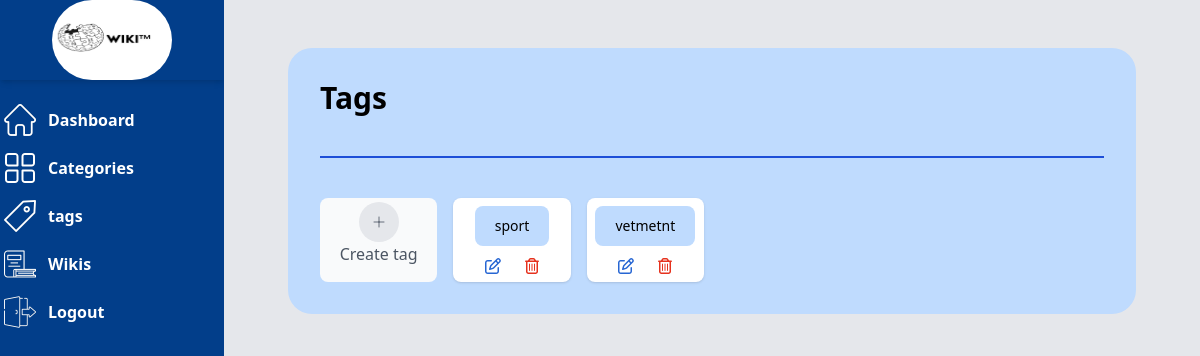
The app's page /app/view/admin/tags.php (signed in), older data.
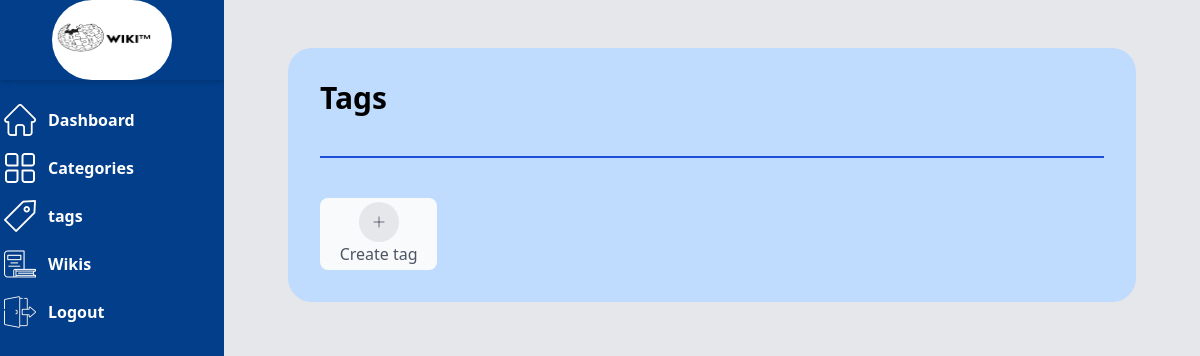
The same page, newer data.
### tables this page shows
CREATE TABLE `tags` (
  `tagID` int(11) NOT NULL,
  `nomTag` varchar(255) NOT NULL
);

### app/config/database.php (called while the page is built, shortened)
<?php
class Database {
    private static $db;
    private $Conn;
    private function __construct() {
        try {
            $this->Conn = new PDO("mysql:host=" . DB_HOST . ";dbname=" . DB_NAME, DB_USER, DB_PASS);
            $this->Conn->setAttribute(PDO::ATTR_ERRMODE, PDO::ERRMODE_EXCEPTION);
        } catch (PDOException $e) {
            exit();
        }
    }
    public static function getDb() {
        if (!self::$db) {
            self::$db = new Database();
        }
        return self::$db;
    }
    public function getConn() {
        return $this->Conn;
    }
}
?>

### app/controller/tagController.php (called while the page is built, shortened)
<?php
require_once(__DIR__ . '/../model/tagModel.php');
class tagController
{
    public function DisplayTags()
    {
        $cat = new tagModel();
        return $cat->DisplayTag();
    }
}

### app/model/tagModel.php (called while the page is built, shortened)
<?php
class tagModel{
    private $tagID;
    private $nomTag;
    private $conn;
    public function __construct() {
        $this->conn = Database::getDb()->getConn();
    }
    public function getTagID(){
        return $this->tagID;
    }
    public function setTagID($tagID){
        $this->tagID = $tagID;
    }
    public function getTag(){
        return $this->nomTag;
    }
    public function setTag($nomtag){
        $this->nomTag = $nomtag;
    }
    public function DisplayTag()
    {
        $sql = "SELECT * FROM tags";
        $stmt = $this->conn->prepare($sql);
        $stmt->execute();
        $tagsData = $stmt->fetchAll(PDO::FETCH_ASSOC);
        $tags = [];
        foreach ($tagsData as $ta) {
            $tag = new tagModel();
            $tag->setTagID($ta['tagID']);
            $tag->setTag($ta['nomTag']);
            $tags[] = $tag;
        }
        return $tags;
    }
}

### app/view/admin/tags.php (the view, shortened to what this page needs)
<?php
require_once('../../controller/tagController.php');
$tag = new tagController();
$tag->AddTags();
$tags = $tag->DisplayTags();
?>
<!DOCTYPE html>
<html lang="en">
<head>
    <script src="https://cdn.tailwindcss.com"></script>
    <link rel="stylesheet" href="https://cdnjs.cloudflare.com/ajax/libs/font-awesome/6.0.0/css/all.min.css">
    <link href="https://cdnjs.cloudflare.com/ajax/libs/flowbite/2.2.1/flowbite.min.css" rel="stylesheet" />
</head>
<link rel="stylesheet" href="https://unpkg.com/boxicons@2.0.7/css/boxicons.min.css" />
<body>
    <div class="min-h-screen flex flex-col sm:flex-row bg-gray-100">
    <?php include ('../incFiles/sidebar.php');?>
        <div class="flex-grow p-4 bg-gray-200">
            <div class="px-6 py-8 max-w-4xl mx-auto">
                <div class="max-w-4xl mx-auto">
                    <div class="bg-blue-200 rounded-3xl p-8 mb-5">
                        <h1 class="text-3xl font-bold mb-10">Tags</h1>
                        <hr class="my-10 border border-blue-700">
                        <div class="grid grid-cols-2 sm:grid-cols-4 md:grid-cols-6 gap-4">
                            <div class="bg-gray-50 py-1 px-1 flex flex-col items-center cursor-pointer sm:rounded-lg">
                                <a data-modal-target="crud-modal" data-modal-toggle="crud-modal" class="bg-gray-200 text-yellow-700 group-hover:text-gray-800 group-hover:smooth-hover flex w-10 h-10 rounded-full items-center justify-center" href="#">
                                    <svg xmlns="http://www.w3.org/2000/svg" class="h-5 w-5 text-gray-600" fill="none" viewBox="0 0 24 24" stroke="currentColor">
                                        <path stroke-linecap="round" stroke-linejoin="round" stroke-width="1" d="M12 6v6m0 0v6m0-6h6m-6 0H6" />
                                    </svg>
                                </a>
                                <a class="text-gray-600 group-hover:text-gray-800 group-hover:smooth-hover text-center" href="#"><button data-modal-target="crud-modal" data-modal-toggle="crud-modal" type="button">
                                        Create tag </button> </a>
                            </div>
                            <?php foreach ($tags as $t) : ?>
                                <div class="flex flex-col items-center justify-around bg-white overflow-hidden shadow sm:rounded-lg h-full p-2">
                                    <div class="flex justify-center justify-center w-10 mb-3">
                                        <span class="inline-flex items-center focus:ring-4 focus:outline-none focus:ring-blue-300 font-medium rounded-lg text-sm px-5 py-2.5 text-center bg-blue-200 hover:bg-blue-400 focus:ring-blue-800">
                                            <?php echo $t->getTag(); ?>
                                        </span>
                                    </div>
                                    <div class="flex items-center gap-6">
                                        <a href="#" title="Edit" class="editTagButton" data-tag-id="<?php echo $t->getTagID(); ?>" data-tag-name="<?php echo $t->getTag(); ?>" data-modal-target="authentication-modal" data-modal-toggle="authentication-modal">
                                        </a>
                                        <a title="delete" href="tags.php?deletetag&tagID=<?php echo $t->getTagID(); ?>">
                                        </a>
                                    </div>
                                </div>
                            <?php endforeach; ?>
                        </div>
                    </div>
                </div>
            </div>
        </div>
    </div>
</body>
</html>

### app/view/incFiles/sidebar.php
   <div class="flex flex-col sm:w-56 bg-[#023e8a] overflow-hidden">
            <div class="flex items-center justify-center h-20 shadow-md">
            <img class="h-[80px] w-[120px] rounded-[900px]" src="../../../public/img/wiki.png" alt="">
            </div>
            <ul class="flex flex-col py-4">
                <li>
                    <a href="dashboard.php" class="flex flex-row hover:bg-white hover:text-black  items-center h-12 ">
                        <span class="inline-flex items-center justify-center h-12 w-12 text-lg text-white-400"> <img class="h-8 sm:w-8 w-full mr-2" src="../../../public/img/dashbord.png" alt="">
</span>
                        <span class="text-lm font-bold  text-white">Dashboard</span>
                    </a>
                </li>
                <li>
                    <a href="categories.php" class="flex flex-row hover:bg-white items-center h-12 ">
                        <span class="inline-flex items-center justify-center h-12 w-12 text-lg text-white-400"> <img class="h-8 sm:w-8 w-full mr-2" src="../../../public/img/categorie.png" alt=""></span>
                        <span class="text-lm font-bold  text-white">Categories</span>
                    </a>
                </li>
                <li>
                    <a href="tags.php" class="flex flex-row hover:bg-white items-center h-12 ">
                        <span class="inline-flex items-center justify-center h-12 w-12 text-lg text-white-400"><img class="h-8 sm:w-8 w-full mr-2" src="../../../public/img/etiqueter.png" alt=""></span>
                        <span class="text-lm font-bold  text-white">tags</span>
                    </a>
                </li>
                <li>
                    <a href="../index.php" class="flex flex-row hover:bg-white items-center h-12 ">
                        <span class="inline-flex items-center justify-center h-12 w-12 text-lg text-white-400"><img class="h-8 sm:w-8 w-full mr-2" src="../../../public/img/livre.png" alt=""></span>
                        <span class="text-lm font-bold  text-white">Wikis</span>
                    </a>
                </li>
                <li>
                    <a href="./dashboard.php?deconn" class="flex flex-row hover:bg-white items-center h-12 ">
                        <span class="inline-flex items-center justify-center h-12 w-12 text-lg text-white-400"><img class="h-8 sm:w-8 w-full mr-2" src="../../../public/img/se-deconnecter.png" alt=""></span>
                        <span class="text-lm font-bold  text-white">Logout</span>
                    </a>
                </li>
            </ul>
        </div>

Row changes from the older to the newer data that the page shows:
removed tags: nomTag "sport"
removed tags: nomTag "vetmetnt"
